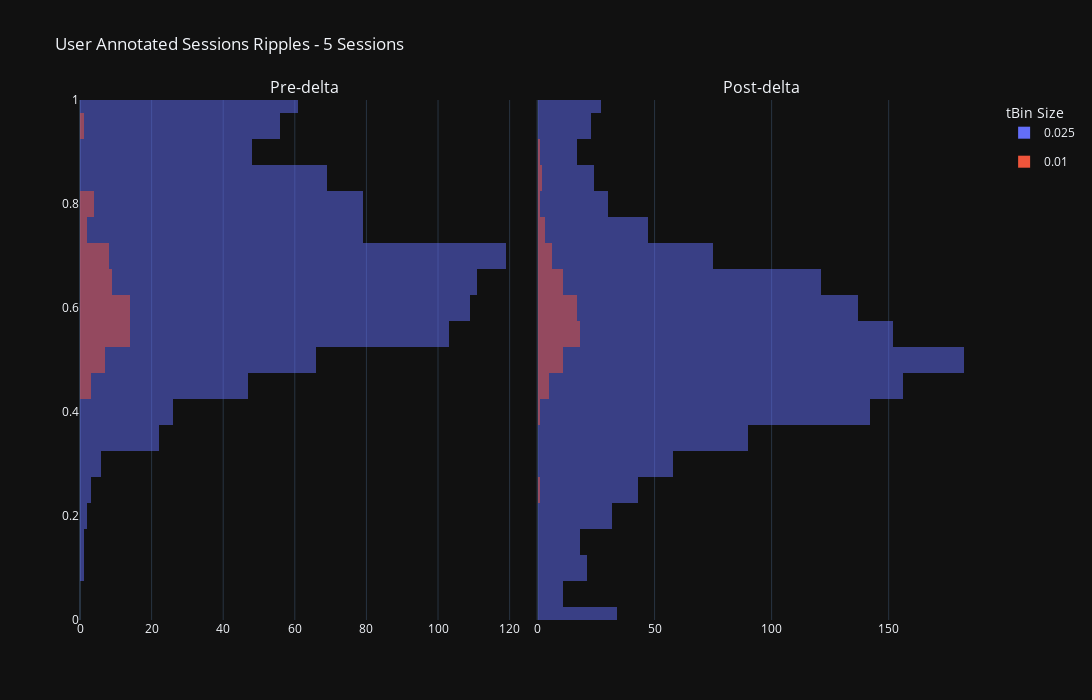

The notebook cell saved with this chart:
### Code cell
concatenated_ripple_df = deepcopy(all_sessions_user_annotated_ripple_df).infer_objects()
ripple_title_prefix = "User Annotated Sessions Ripples"

# concatenated_ripple_df = deepcopy(user_approved_ripple_df)
# ripple_title_prefix = "User Selected Ripples Only"

# concatenated_ripple_df = deepcopy(user_rejected_ripple_df)
# ripple_title_prefix = "User Rejected Ripples Only"

# concatenated_ripple_df = deepcopy(df)


# Create a bubble chart for ripples
enabled_time_bin_sizes = None
ripple_num_unique_sessions: int = concatenated_ripple_df.session_name.nunique(dropna=True) # number of unique sessions, ignoring the NA entries
ripple_num_unique_time_bins: int = concatenated_ripple_df.time_bin_size.nunique(dropna=True)
ripple_title_string_suffix: str = f'{ripple_num_unique_sessions} Sessions'
ripple_title: str = f"{ripple_title_prefix} - {ripple_title_string_suffix}"
fig_ripples = _helper_build_figure(data_results_df=concatenated_ripple_df, histogram_bins=25, earliest_delta_aligned_t_start=earliest_delta_aligned_t_start, latest_delta_aligned_t_end=latest_delta_aligned_t_end, enabled_time_bin_sizes=enabled_time_bin_sizes, main_plot_mode='default', title=ripple_title)
fig_ripples.show()

### Figure 1 — Plotly figure (JSON) as saved in the notebook; plotly's stock layout.template omitted (floating-point values rounded to 4 significant figures; data arrays with more than 128 entries replaced by an {"elided": "..."} marker saying what was removed)
{"data": [{"alignmentgroup": "True", "bingroup": "y", "hovertemplate": "time_bin_size=0.025<br>count=%{x}<br>P_Long=%{y}<extra></extra>", "legendgroup": "0.025", "marker": {"color": "#636efa", "opacity": 0.5, "pattern": {"shape": ""}}, "name": "0.025", "nbinsy": 25, "offsetgroup": "0.025", "orientation": "h", "showlegend": true, "type": "histogram", "xaxis": "x", "y": {"elided": "1008 float values"}, "yaxis": "y"}, {"alignmentgroup": "True", "bingroup": "y", "hovertemplate": "time_bin_size=0.01<br>count=%{x}<br>P_Long=%{y}<extra></extra>", "legendgroup": "0.01", "marker": {"color": "#EF553B", "opacity": 0.5, "pattern": {"shape": ""}}, "name": "0.01", "nbinsy": 25, "offsetgroup": "0.01", "orientation": "h", "showlegend": true, "type": "histogram", "xaxis": "x", "y": [0.5778, 0.5831, 0.6068, 0.4825, 0.5828, 0.6061, 0.5657, 0.6521, 0.5237, 0.6309, 0.595, 0.4964, 0.6425, 0.6544, 0.631, 0.5686, 0.7008, 0.5686, 0.6315, 0.6973, 0.6299, 0.7071, 0.6219, 0.6398, 0.4279, 0.5675, 0.5456, 0.7105, 0.5702, 0.5279, 0.6816, 0.5398, 0.5171, 0.6146, 0.636, 0.9475, 0.7922, 0.5144, 0.5575, 0.7861, 0.7662, 0.6194, 0.5041, 0.7074, 0.5897, 0.5334, 0.6146, 0.5908, 0.4964, 0.7236, 0.5656, 0.6908, 0.578, 0.7403, 0.7984, 0.5342, 0.5693, 0.7818, 0.6176, 0.4489, 0.4644, 0.5593], "yaxis": "y"}, {"alignmentgroup": "True", "bingroup": "y", "hovertemplate": "time_bin_size=0.025<br>count=%{x}<br>P_Long=%{y}<extra></extra>", "legendgroup": "0.025", "marker": {"color": "#636efa", "opacity": 0.5, "pattern": {"shape": ""}}, "name": "0.025", "nbinsy": 25, "offsetgroup": "0.025", "orientation": "h", "showlegend": false, "type": "histogram", "xaxis": "x2", "y": {"elided": "1440 float values"}, "yaxis": "y2"}, {"alignmentgroup": "True", "bingroup": "y", "hovertemplate": "time_bin_size=0.01<br>count=%{x}<br>P_Long=%{y}<extra></extra>", "legendgroup": "0.01", "marker": {"color": "#EF553B", "opacity": 0.5, "pattern": {"shape": ""}}, "name": "0.01", "nbinsy": 25, "offsetgroup": "0.01", "orientation": "h", "showlegend": false, "type": "histogram", "xaxis": "x2", "y": [0.6594, 0.6214, 0.6733, 0.5937, 0.527, 0.4959, 0.4902, 0.5233, 0.7424, 0.6011, 0.6881, 0.6781, 0.6485, 0.5564, 0.4934, 0.6232, 0.7601, 0.6951, 0.6147, 0.6111, 0.5658, 0.385, 0.6755, 0.6254, 0.5789, 0.638, 0.5601, 0.5491, 0.5554, 0.495, 0.664, 0.5778, 0.4557, 0.6312, 0.5265, 0.5192, 0.6737, 0.2424, 0.5376, 0.5026, 0.9196, 0.6113, 0.6375, 0.6031, 0.5966, 0.4607, 0.5397, 0.6725, 0.8414, 0.6855, 0.5974, 0.7377, 0.5576, 0.563, 0.5422, 0.5635, 0.8223, 0.4818, 0.5937, 0.5639, 0.5598, 0.6242, 0.5897, 0.8556, 0.4586, 0.458, 0.6137, 0.5743, 0.5296, 0.4902, 0.6349, 0.6186, 0.5373, 0.5143, 0.4594, 0.7225, 0.4846], "yaxis": "y2"}], "layout": {"annotations": [{"font": {"size": 16}, "showarrow": false, "text": "Pre-delta", "x": 0.2475, "xanchor": "center", "xref": "paper", "y": 1, "yanchor": "bottom", "yref": "paper"}, {"font": {"size": 16}, "showarrow": false, "text": "Post-delta", "x": 0.7525, "xanchor": "center", "xref": "paper", "y": 1, "yanchor": "bottom", "yref": "paper"}], "barmode": "overlay", "height": 700, "legend": {"title": {"text": "tBin Size"}}, "title": {"text": "User Annotated Sessions Ripples - 5 Sessions"}, "width": 2048, "xaxis": {"anchor": "y", "domain": [0, 0.495]}, "xaxis2": {"anchor": "y2", "domain": [0.505, 1]}, "yaxis": {"anchor": "x", "domain": [0, 1], "range": [0, 1]}, "yaxis2": {"anchor": "x2", "domain": [0, 1], "matches": "y", "range": [0, 1], "showticklabels": false}}}
